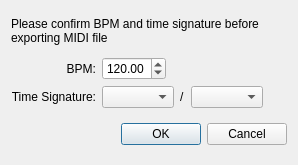
<?xml version="1.0" encoding="UTF-8"?>
<ui version="4.0">
 <class>ConfirmBpmDialog</class>
 <widget class="QDialog" name="ConfirmBpmDialog">
  <property name="geometry">
   <rect>
    <x>0</x>
    <y>0</y>
    <width>298</width>
    <height>165</height>
   </rect>
  </property>
  <property name="windowTitle">
   <string>Export MIDI File</string>
  </property>
  <layout class="QVBoxLayout" name="verticalLayout">
   <item>
    <widget class="QLabel" name="label_3">
     <property name="text">
      <string>Please confirm BPM and time signature before exporting MIDI file</string>
     </property>
     <property name="wordWrap">
      <bool>true</bool>
     </property>
    </widget>
   </item>
   <item>
    <layout class="QFormLayout" name="formLayout">
     <property name="fieldGrowthPolicy">
      <enum>QFormLayout::FieldsStayAtSizeHint</enum>
     </property>
     <property name="labelAlignment">
      <set>Qt::AlignRight|Qt::AlignTrailing|Qt::AlignVCenter</set>
     </property>
     <item row="0" column="0">
      <widget class="QLabel" name="label">
       <property name="text">
        <string>BPM:</string>
       </property>
       <property name="alignment">
        <set>Qt::AlignRight|Qt::AlignTrailing|Qt::AlignVCenter</set>
       </property>
      </widget>
     </item>
     <item row="0" column="1">
      <widget class="QDoubleSpinBox" name="doubleSpinBox_BPM">
       <property name="sizePolicy">
        <sizepolicy hsizetype="Maximum" vsizetype="Fixed">
         <horstretch>0</horstretch>
         <verstretch>0</verstretch>
        </sizepolicy>
       </property>
       <property name="minimum">
        <double>1.000000000000000</double>
       </property>
       <property name="maximum">
        <double>999.990000000000009</double>
       </property>
       <property name="value">
        <double>120.000000000000000</double>
       </property>
      </widget>
     </item>
     <item row="1" column="0">
      <widget class="QLabel" name="label_2">
       <property name="text">
        <string>Time Signature:</string>
       </property>
       <property name="alignment">
        <set>Qt::AlignRight|Qt::AlignTrailing|Qt::AlignVCenter</set>
       </property>
      </widget>
     </item>
     <item row="1" column="1">
      <layout class="QHBoxLayout" name="horizontalLayout">
       <item>
        <widget class="QComboBox" name="comboBox_TimeSigNumerator">
         <property name="sizePolicy">
          <sizepolicy hsizetype="Maximum" vsizetype="Fixed">
           <horstretch>0</horstretch>
           <verstretch>0</verstretch>
          </sizepolicy>
         </property>
        </widget>
       </item>
       <item>
        <widget class="QLabel" name="label_4">
         <property name="sizePolicy">
          <sizepolicy hsizetype="Fixed" vsizetype="Preferred">
           <horstretch>0</horstretch>
           <verstretch>0</verstretch>
          </sizepolicy>
         </property>
         <property name="text">
          <string>/</string>
         </property>
        </widget>
       </item>
       <item>
        <widget class="QComboBox" name="comboBox_TimeSigDenominator">
         <property name="sizePolicy">
          <sizepolicy hsizetype="Maximum" vsizetype="Fixed">
           <horstretch>0</horstretch>
           <verstretch>0</verstretch>
          </sizepolicy>
         </property>
        </widget>
       </item>
      </layout>
     </item>
    </layout>
   </item>
   <item>
    <widget class="QDialogButtonBox" name="buttonBox">
     <property name="sizePolicy">
      <sizepolicy hsizetype="Expanding" vsizetype="Preferred">
       <horstretch>0</horstretch>
       <verstretch>0</verstretch>
      </sizepolicy>
     </property>
     <property name="orientation">
      <enum>Qt::Horizontal</enum>
     </property>
     <property name="standardButtons">
      <set>QDialogButtonBox::Cancel|QDialogButtonBox::Ok</set>
     </property>
    </widget>
   </item>
  </layout>
 </widget>
 <resources/>
 <connections>
  <connection>
   <sender>buttonBox</sender>
   <signal>accepted()</signal>
   <receiver>ConfirmBpmDialog</receiver>
   <slot>accept()</slot>
   <hints>
    <hint type="sourcelabel">
     <x>248</x>
     <y>254</y>
    </hint>
    <hint type="destinationlabel">
     <x>157</x>
     <y>274</y>
    </hint>
   </hints>
  </connection>
  <connection>
   <sender>buttonBox</sender>
   <signal>rejected()</signal>
   <receiver>ConfirmBpmDialog</receiver>
   <slot>reject()</slot>
   <hints>
    <hint type="sourcelabel">
     <x>316</x>
     <y>260</y>
    </hint>
    <hint type="destinationlabel">
     <x>286</x>
     <y>274</y>
    </hint>
   </hints>
  </connection>
 </connections>
</ui>
